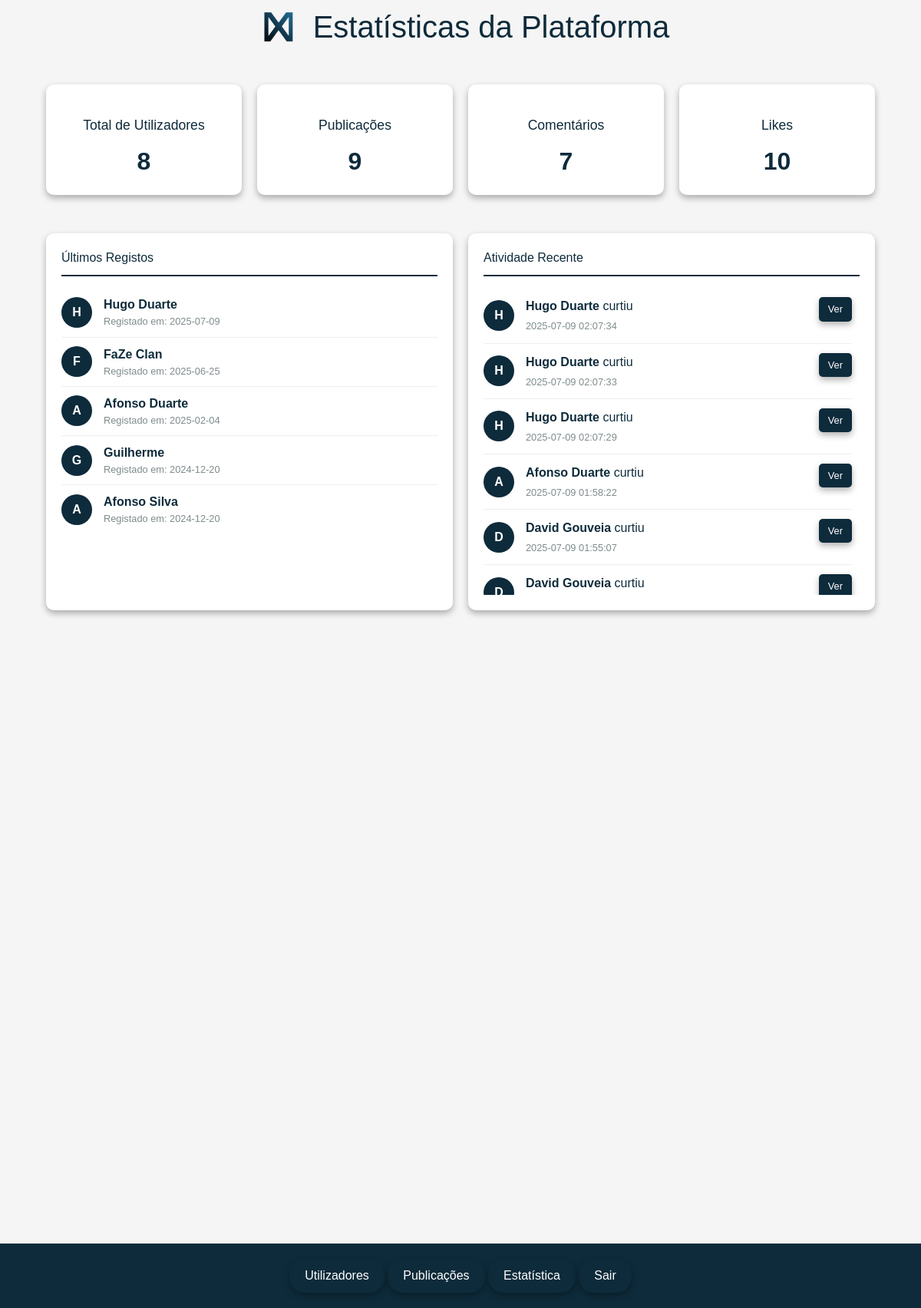
/admin/estatistica.php (signed in), run on the app's committed database.
### tables this page shows
CREATE TABLE `utilizador` (
  `idutilizador` int(11) NOT NULL,
  `nome` varchar(200) NOT NULL,
  `email` varchar(200) NOT NULL,
  `user` varchar(20) NOT NULL,
  `telemovel` int(9) NOT NULL,
  `data_nascimento` date NOT NULL,
  `data_registo` date NOT NULL,
  `pass` varchar(41) NOT NULL,
  `pais` varchar(255) DEFAULT NULL,
  `ft_perfil` longblob DEFAULT NULL,
  `ft_capa` longblob DEFAULT NULL,
  `id_tipos_utilizador` int(11) NOT NULL
);

### admin/estatistica.php (the view, shortened to what this page needs)
<?php
require "../ligabd.php";
$sqlUsers = "SELECT COUNT(*) as total FROM utilizador";
$resultUsers = mysqli_query($con, $sqlUsers);
$totalUsers = mysqli_fetch_assoc($resultUsers)['total'];
$sqlPosts = "SELECT COUNT(DISTINCT p.idpublicacao) as total
             FROM publicacao p
             LEFT JOIN publicacao_media pm ON p.idpublicacao = pm.idpublicacao";
$resultPosts = mysqli_query($con, $sqlPosts);
$totalPosts = mysqli_fetch_assoc($resultPosts)['total'];
$sqlComments = "SELECT COUNT(*) as total FROM comentario";
$resultComments = mysqli_query($con, $sqlComments);
$totalComments = mysqli_fetch_assoc($resultComments)['total'];
$sqlLikes = "SELECT COUNT(*) as total FROM likes";
$resultLikes = mysqli_query($con, $sqlLikes);
$totalLikes = mysqli_fetch_assoc($resultLikes)['total'];
$sqlRecentUsers = "SELECT nome, data_registo FROM utilizador ORDER BY data_registo DESC LIMIT 5";
$resultRecentUsers = mysqli_query($con, $sqlRecentUsers);
$sqlRecentActivity = "
    (SELECT
        u.nome,
        u.idutilizador,
        'publicou' as acao,
        p.data as data_acao,
        p.idpublicacao,
        SUBSTRING(p.descricao, 1, 50) as descricao_resumo,
        'publicacao' as tipo_acao
    FROM publicacao p
    JOIN utilizador u ON p.idutilizador = u.idutilizador
    ORDER BY p.data DESC
    LIMIT 10)
    UNION ALL
    (SELECT
        u.nome,
        u.idutilizador,
        'comentou' as acao,
        c.data as data_acao,
        c.idpublicacao,
        CONCAT('\"', SUBSTRING(c.conteudo, 1, 30), '...\"') as descricao_resumo,
        'comentario' as tipo_acao
    FROM comentario c
    JOIN utilizador u ON c.idutilizador = u.idutilizador
    ORDER BY c.data DESC
    LIMIT 10)
    UNION ALL
    (SELECT
        u.nome,
        u.idutilizador,
        'curtiu' as acao,
        l.data as data_acao,
        l.idpublicacao,
        'uma publicação' as descricao_resumo,
        'like' as tipo_acao
    FROM likes l
    JOIN utilizador u ON l.idutilizador = u.idutilizador
    ORDER BY l.data DESC
    LIMIT 10)
    ORDER BY data_acao DESC
    LIMIT 15";
$resultRecentActivity = mysqli_query($con, $sqlRecentActivity);
?>
<!DOCTYPE html>
<html lang="pt">
<head>
    <script src="https://cdn.jsdelivr.net/npm/@tailwindcss/browser@4"></script>
    <link rel="stylesheet" type="text/css" href="style.css">
</head>
<body>
    <h1><img src="../imagens/logo.png" alt="Logo"> Estatísticas da Plataforma</h1>
    <div class="stats-container">
        <div class="stat-card" onclick="openModal('usersModal')">
            <h3>Total de Utilizadores</h3>
            <div class="value"><?= $totalUsers ?></div>
        </div>
        <div class="stat-card" onclick="openModal('postsModal')">
            <h3>Publicações</h3>
            <div class="value"><?= $totalPosts ?></div>
        </div>
        <div class="stat-card">
            <h3>Comentários</h3>
            <div class="value"><?= $totalComments ?></div>
        </div>
        <div class="stat-card">
            <h3>Likes</h3>
            <div class="value"><?= $totalLikes ?></div>
        </div>
    </div>
    <div class="data-section">
        <div class="data-card">
            <h2>Últimos Registos</h2>
            <?php while ($user = mysqli_fetch_assoc($resultRecentUsers)): ?>
                <div class="activity-item">
                    <div class="activity-icon"><?= substr($user['nome'], 0, 1) ?></div>
                    <div class="activity-details">
                        <strong><?= htmlspecialchars($user['nome']) ?></strong>
                        <div class="activity-time">Registado em: <?= $user['data_registo'] ?></div>
                    </div>
                </div>
            <?php endwhile; ?>
        </div>
        <div class="data-card recent-activity-container">
            <h2>Atividade Recente</h2>
            <div class="activity-scroll-box">
                <?php while ($activity = mysqli_fetch_assoc($resultRecentActivity)): ?>
                    <div class="activity-entry">
                        <div class="user-avatar"><?= substr($activity['nome'], 0, 1) ?></div>
                        <div class="activity-info">
                            <div class="activity-header">
                                <strong><?= htmlspecialchars($activity['nome']) ?></strong> <?= $activity['acao'] ?>
                            </div>
                            <?php if ($activity['idpublicacao']): ?>
                                <button class="view-activity-btn"
                                    onclick="event.stopPropagation(); loadPostDetails(<?= $activity['idpublicacao'] ?>, '<?= htmlspecialchars(addslashes($activity['nome'])) ?>')">
                                    Ver
                                </button>
                            <?php endif; ?>
                            <div class="activity-time"><?= $activity['data_acao'] ?></div>
                        </div>
                    </div>
                <?php endwhile; ?>
            </div>
        </div>
    </div>
    <div style="height:100px;"></div>
    <footer>
        <div class="footer-container" style="text-align: center;">
            <a href="utilizadores.php"><button class="footerbutton">Utilizadores</button></a>
            <a href="publicacoes.php"><button class="footerbutton">Publicações</button></a>
            <a href="estatistica.php"><button class="footerbutton">Estatística</button></a>
            <a href="admin_choice.php"><button class="footerbutton">Sair</button></a>
        </div>
    </footer>
</body>
</html>

### admin/style.css (style rules this page uses)
body { margin: 0; font-family: Arial, sans-serif; display: flex; flex-direction: column; min-height: 100vh; background-color: #f5f5f5; color: #0e2b3b; }
button { padding: 10px 15px; font-size: 1rem; border: none; border-radius: 20px; cursor: pointer; background-color: #0e2b3b; color: white; transition: 0.3s ease; box-shadow: 0 4px 8px rgba(0, 0, 0, 0.3); border: 1px solid #0e2b3b; }
h3 { text-align: center; margin: 20px 0; color: #0e2b3b; }
footer { background-color: #0e2b3b; padding: 20px 0; font-size: 16px; color: white; text-align: center; position: fixed; bottom: 0; left: 0; width: 100%; }
.footerbutton { padding: 10px 15px; font-size: 1rem; border: none; border-radius: 20px; cursor: pointer; background-color: transparent; color: white; transition: 0.3s ease; }
h1 { margin: 0; }
footer { color: #0e2b3b; font-size: 16px; text-align: center; }
.footerbutton { padding: 10px 20px; font-size: 1rem; border: none; border-radius: 20px; cursor: pointer; background-color: transparent; color: white; transition: 0.3s ease; display: inline-block; }

### admin/estatistica.php (style rules this page uses)
h1 { display: flex; align-items: center; justify-content: center; font-size: 40px; color: #0e2b3b; margin-bottom: 20px; }
h1 img { width: 70px; height: auto; margin-right: 10px; }
.stats-container { display: grid; grid-template-columns: repeat(4, 1fr); gap: 20px; width: 90%; margin: 20px auto; }
.stat-card { background-color: white; border-radius: 10px; padding: 20px; text-align: center; box-shadow: 0 4px 8px rgba(0, 0, 0, 0.3); cursor: pointer; transition: transform 0.3s; width: 100%; }
.stat-card h3 { color: #0e2b3b; margin-bottom: 10px; font-size: 1.1rem; }
.stat-card .value { font-size: 2rem; font-weight: bold; color: #0e2b3b; }
.data-section { display: grid; grid-template-columns: 1fr 1fr; gap: 20px; width: 90%; margin: 30px auto; }
.data-card { background-color: white; border-radius: 10px; padding: 20px; box-shadow: 0 4px 8px rgba(0, 0, 0, 0.3); }
.data-card h2 { color: #0e2b3b; border-bottom: 2px solid #0e2b3b; padding-bottom: 10px; margin-bottom: 15px; }
.activity-item { display: flex; align-items: center; padding: 10px 0; border-bottom: 1px solid #eee; position: relative; }
.activity-item:last-child { border-bottom: none; }
.activity-icon { width: 40px; height: 40px; border-radius: 50%; background-color: #0e2b3b; color: white; display: flex; align-items: center; justify-content: center; margin-right: 15px; font-weight: bold; }
.activity-details { flex: 1; }
.activity-time { color: #7f8c8d; font-size: 0.8rem; }
.recent-activity-container { position: relative; height: 100%; }
.activity-scroll-box { max-height: 400px; overflow-y: auto; padding-right: 10px; scrollbar-width: thin; scrollbar-color: #0e2b3b #f1f1f1; }
.activity-entry { display: flex; align-items: center; padding: 12px 0; border-bottom: 1px solid #eee; position: relative; }
.user-avatar { width: 40px; height: 40px; border-radius: 50%; background-color: #0e2b3b; color: white; display: flex; align-items: center; justify-content: center; margin-right: 15px; font-weight: bold; }
.activity-info { flex: 1; position: relative; }
.activity-header { margin-bottom: 4px; }
.view-activity-btn { background-color: #0e2b3b; color: white; border: none; padding: 6px 12px; border-radius: 5px; cursor: pointer; font-size: 0.8rem; transition: background-color 0.3s; position: absolute; right: 0; top: 0; }

### data on the page
utilizador: nome "H", nome "Hugo Duarte", data_registo "2025-07-09"
utilizador: nome "F", nome "FaZe Clan", data_registo "2025-06-25"
utilizador: nome "A", nome "Afonso Duarte", data_registo "2025-02-04"
utilizador: nome "G", nome "Guilherme", data_registo "2024-12-20"
utilizador: nome "A", nome "Afonso Silva", data_registo "2024-12-20"

### other printed values
$totalUsers "8"
$totalPosts "9"
$totalComments "7"
$totalLikes "10"
substr($activity['nome'], 0, 1) "H"
$activity['nome'] "Hugo Duarte"
$activity['acao'] "curtiu"
$activity['data_acao'] "2025-07-09 02:07:34"
$activity['data_acao'] "2025-07-09 02:07:33"
$activity['data_acao'] "2025-07-09 02:07:29"
substr($activity['nome'], 0, 1) "A"
$activity['nome'] "Afonso Duarte"
$activity['data_acao'] "2025-07-09 01:58:22"
substr($activity['nome'], 0, 1) "D"
$activity['nome'] "David Gouveia"
